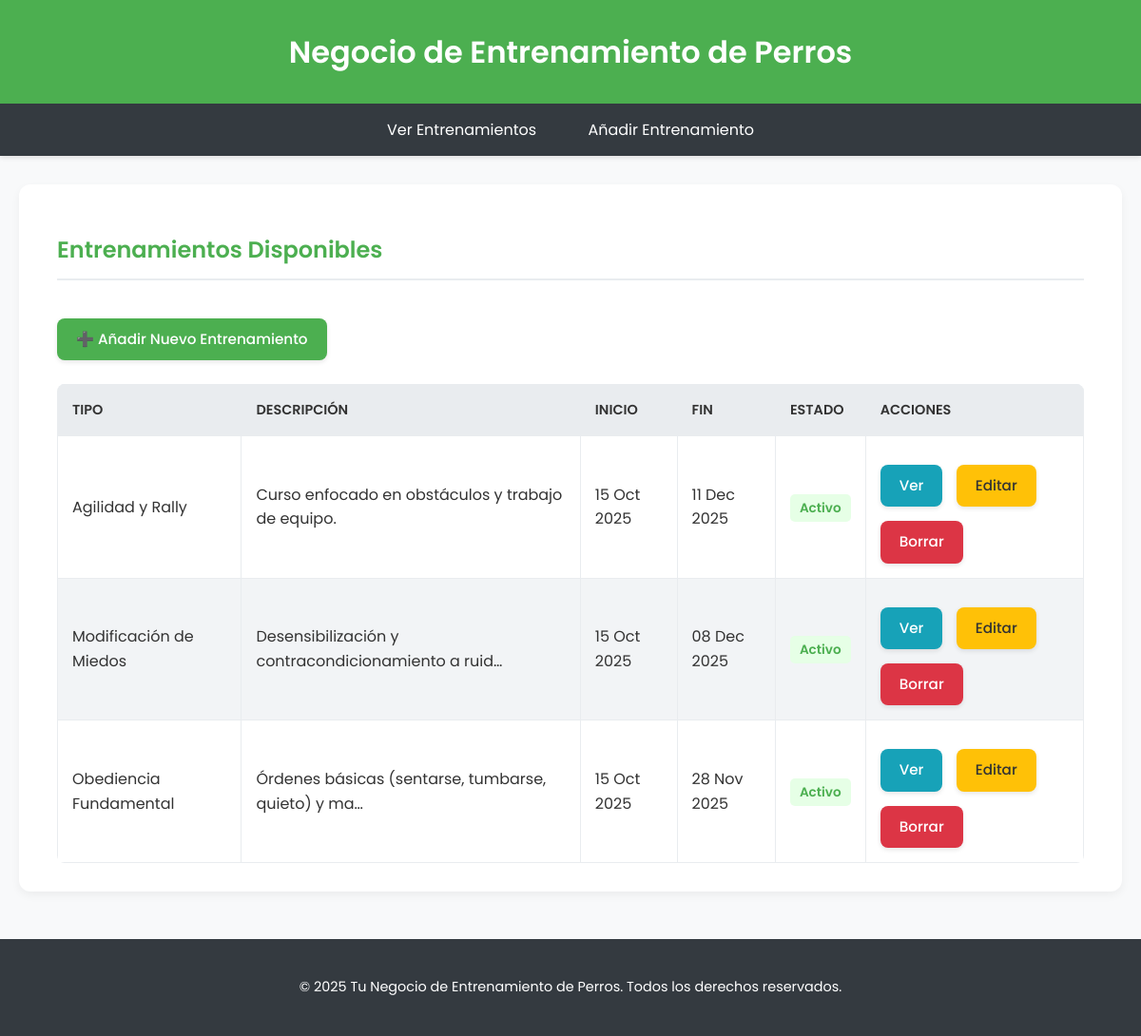
The page / on the database its author committed.
### app_entrenamientos/models.py (models this page shows, shortened)
class Entrenamiento(models.Model):
    tipo_entrenamiento = models.CharField(
        max_length=100,
        help_text="Ej: Obediencia Básica, Agilidad, Guardia y Protección, Socialización, etc."
    )
    descripcion = models.TextField(
        blank=True,
        null=True,
        help_text="Descripción detallada del contenido del entrenamiento."
    )
    fecha_inicio = models.DateField(
        help_text="Fecha en que comienza el entrenamiento."
    )
    fecha_fin = models.DateField(
        blank=True,
        null=True,
        help_text="Fecha estimada de finalización del entrenamiento (puede ser nula si es continuo)."
    )
    activo = models.BooleanField(default=True)
    fecha_creacion = models.DateTimeField(auto_now_add=True)
    fecha_actualizacion = models.DateTimeField(auto_now=True)
    class Meta:
        verbose_name = "Entrenamiento de Perro"
        verbose_name_plural = "Entrenamientos de Perros"
        ordering = ['fecha_inicio', 'tipo_entrenamiento']

### app_entrenamientos/views.py (the view)
# urls.py: path('', ListaEntrenamientos.as_view(), name='lista_entrenamientos'),
class ListaEntrenamientos(ListView):
    model = Entrenamiento
    template_name = 'app_entrenamientos/entrenamiento_lista.html'
    context_object_name = 'entrenamientos'
    ordering = ['fecha_inicio', 'tipo_entrenamiento']

### app_entrenamientos/templates/app_entrenamientos/entrenamiento_lista.html (shortened to what this page needs)
<!DOCTYPE html>
<html lang="es">
<head>
</head>
<body>
    <header>
        <h1>Negocio de Entrenamiento de Perros</h1>
    </header>
    <nav>
        <ul>
            <li><a href="{% url 'app_entrenamientos:lista_entrenamientos' %}">Ver Entrenamientos</a></li>
            <li><a href="{% url 'app_entrenamientos:crear_entrenamiento' %}">Añadir Entrenamiento</a></li>
        </ul>
    </nav>
    <div class="container">
        <h2>Entrenamientos Disponibles</h2>
        <a href="{% url 'app_entrenamientos:crear_entrenamiento' %}" class="btn btn-primary">➕ Añadir Nuevo Entrenamiento</a>
        {% if entrenamientos %}
            <table>
                <thead>
                    <tr>
                        <th>Tipo</th>
                        <th>Descripción</th>
                        <th>Inicio</th>
                        <th>Fin</th>
                        <th>Estado</th>
                        <th>Acciones</th>
                    </tr>
                </thead>
                <tbody>
                    {% for entrenamiento in entrenamientos %}
                    <tr>
                        <td>{{ entrenamiento.tipo_entrenamiento }}</td>
                        <td>{{ entrenamiento.descripcion|default:"N/A"|truncatechars:50 }}</td>
                        <td>{{ entrenamiento.fecha_inicio|date:"d M Y" }}</td>
                        <td>{{ entrenamiento.fecha_fin|date:"d M Y"|default:"Indefinido" }}</td>
                        <td>
                            {% if entrenamiento.activo %}
                                <span class="status-activo">Activo</span>
                            {% else %}
                                <span class="status-inactivo">Finalizado</span>
                            {% endif %}
                        </td>
                        <td>
                            <a href="{% url 'app_entrenamientos:detalle_entrenamiento' entrenamiento.pk %}" class="btn btn-info btn-sm">Ver</a>
                            <a href="{% url 'app_entrenamientos:editar_entrenamiento' entrenamiento.pk %}" class="btn btn-warning btn-sm">Editar</a>
                            <a href="{% url 'app_entrenamientos:borrar_entrenamiento' entrenamiento.pk %}" class="btn btn-danger btn-sm">Borrar</a>
                        </td>
                    </tr>
                    {% endfor %}
                </tbody>
            </table>
        {% else %}
            <p>No hay entrenamientos registrados en este momento.</p>
            <p>¡Anímate a <a href="{% url 'app_entrenamientos:crear_entrenamiento' %}">crear el primero</a>!</p>
        {% endif %}
    </div>
    <footer>
        <p>&copy; {% now "Y" %} Tu Negocio de Entrenamiento de Perros. Todos los derechos reservados.</p>
    </footer>
</body>
</html>

### app_entrenamientos/templates/app_entrenamientos/entrenamiento_lista.html (style rules this page uses)
:root { --primary-color: #4CAF50; --secondary-color: #007bff; --danger-color: #dc3545; --warning-color: #ffc107; --info-color: #17a2b8; --text-color: #333; --background-light: #f8f9fa; --background-dark: #343a40; --border-color: #e9ecef; --card-bg: white; --shadow: 0 4px 10px rgba(0,0,0,0.05); }
body { font-family: 'Poppins', sans-serif; margin: 0; padding: 0; background-color: var(--background-light); color: var(--text-color); line-height: 1.6; }
header { background-color: var(--primary-color); color: white; padding: 1.8em 0; text-align: center; box-shadow: var(--shadow); }
h1 { margin: 0; font-weight: 600; }
nav ul { list-style-type: none; padding: 0; text-align: center; background-color: var(--background-dark); margin: 0; box-shadow: 0 2px 5px rgba(0,0,0,0.1); }
nav ul li { display: inline-block; margin: 0; }
nav ul li a { color: white; text-decoration: none; padding: 15px 25px; display: block; transition: background-color 0.3s ease, transform 0.2s ease; font-weight: 400; }
.container { width: 90%; max-width: 1100px; margin: 30px auto; background-color: var(--card-bg); padding: 30px 40px; box-shadow: var(--shadow); border-radius: 12px; overflow-x: auto; }
footer { text-align: center; padding: 25px; background-color: var(--background-dark); color: white; margin-top: 50px; font-size: 0.9em; }
h2, h3 { color: var(--primary-color); border-bottom: 2px solid var(--border-color); padding-bottom: 10px; margin-bottom: 25px; font-weight: 600; }
table { width: 100%; border-collapse: collapse; margin-top: 25px; background-color: var(--card-bg); border-radius: 8px; overflow: hidden; }
th, td { border: 1px solid var(--border-color); padding: 15px; text-align: left; }
th { background-color: var(--border-color); color: var(--text-color); font-weight: 600; text-transform: uppercase; font-size: 0.9em; }
tr:nth-child(even) { background-color: #f2f4f6; }
.status-activo { color: var(--primary-color); font-weight: 600; background-color: #e6ffe6; padding: 5px 10px; border-radius: 5px; font-size: 0.85em; }
.btn { display: inline-block; padding: 10px 20px; border-radius: 8px; text-decoration: none; margin-top: 15px; margin-right: 10px; transition: background-color 0.3s ease, transform 0.2s ease, box-shadow 0.3s ease; border: none; cursor: pointer; font-weight: 500; font-size: 0.95em; box-shadow: 0 2px 5px rgba(0,0,0,0.1); }
.btn-primary { background-color: var(--primary-color); color: white; }
.btn-info { background-color: var(--info-color); color: white; }
.btn-warning { background-color: var(--warning-color); color: var(--text-color); }
.btn-danger { background-color: var(--danger-color); color: white; }

### rows shown on the page
Entrenamiento: tipo_entrenamiento "Agilidad y Rally", descripcion "Curso enfocado en obstáculos y trabajo de equipo.", fecha_inicio "15 Oct 2025", fecha_fin "11 Dec 2025", activo "Activo"
Entrenamiento: tipo_entrenamiento "Modificación de Miedos", descripcion "Desensibilización y contracondicionamiento a ruid…", fecha_inicio "15 Oct 2025", fecha_fin "08 Dec 2025", activo "Activo"
Entrenamiento: tipo_entrenamiento "Obediencia Fundamental", descripcion "Órdenes básicas (sentarse, tumbarse, quieto) y ma…", fecha_inicio "15 Oct 2025", fecha_fin "28 Nov 2025", activo "Activo"
